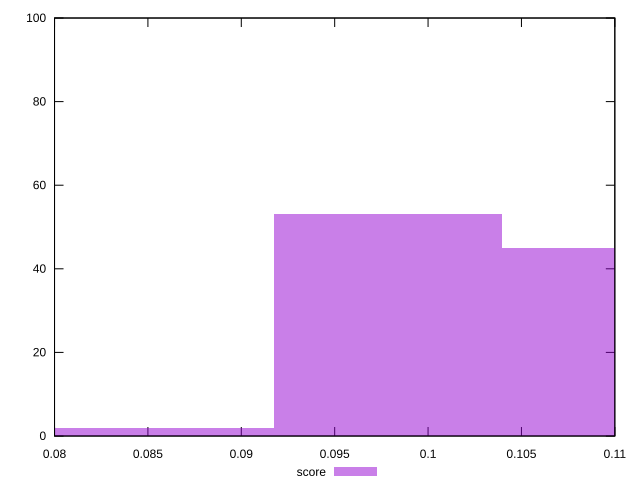

The gnuplot source for this figure:
reset

$score <<EOF
0.08563333632686843 2
0.09786667008784963 53
0.11010000384883084 45
EOF

set key outside below
set boxwidth 0.012233333760981204
set xrange [0.08:0.11]
set yrange [0:100]
set trange [0:100]
set style fill transparent solid 0.5 noborder
set terminal svg size 640, 490 enhanced background rgb 'white'
set output "report_0_00242021-02-20T12:25:28.543Z/interactive/samples/pages+cached/score/histogram.svg"

plot $score title "score" with boxes

reset
